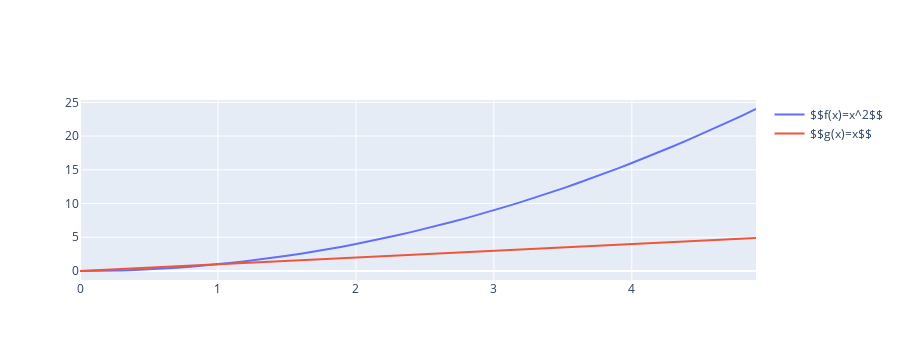

This figure's notebook cell:
### Code cell
fig = go.Figure()
fig.add_trace(go.Scatter(x=x, y=f(x), name='$$f(x)=x^2$$'))
fig.add_trace(go.Scatter(x=x, y=x, name='$$g(x)=x$$'))
fig.show()
